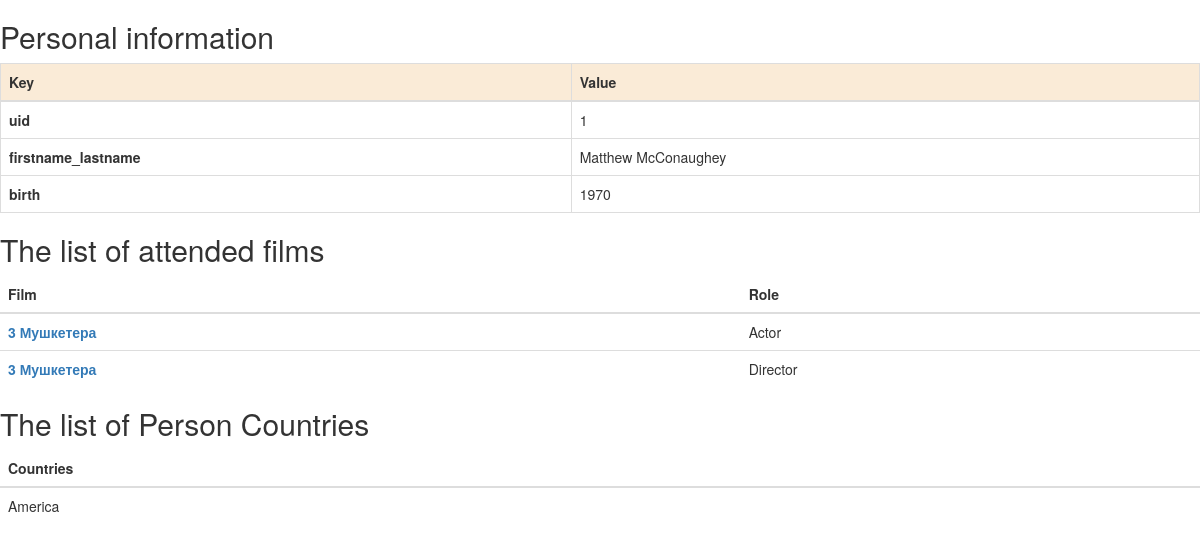
Screenshot of /people/1/ with the database file from the repository.
### models.py (models this page shows, shortened)
class Person(db.Model):
    __tablename__ = "Person"
    uid = db.Column(db.Integer, primary_key=True, autoincrement=True)
    firstname_lastname = db.Column(db.String(150))
    birth = db.Column(db.Integer)
    films = db.relationship("Person_Film_Role", back_populates="person")
    countries = db.relationship("Person_Country", back_populates="person")
    def columns(self):
        return [prop.key for prop in class_mapper(self.__class__).iterate_properties
                if isinstance(prop, ColumnProperty)]

class Role(db.Model):
    __tablename__ = "Role"
    uid = db.Column(db.Integer, primary_key=True, autoincrement=True)
    role = db.Column(db.String(50))

class Film(db.Model):
    __tablename__ = "Film"
    uid = db.Column(db.Integer, primary_key=True, autoincrement=True)
    name = db.Column(db.String(50))
    birth = db.Column(db.Integer)
    description = db.Column(db.String(150))
    people = db.relationship("Person_Film_Role", back_populates="film")
    countries = db.relationship("Film_Country", back_populates="film")

class Person_Country(db.Model):
    __tablename__ = "Person_Country"
    uid = db.Column(db.Integer, primary_key=True, autoincrement=True)
    person_id = db.Column(db.ForeignKey('Person.uid'))
    country_id = db.Column(db.ForeignKey('Country.uid'))
    person = db.relationship("Person", back_populates="countries")
    country = db.relationship("Country", back_populates="people")

class Country(db.Model):
    __tablename__ = "Country"
    uid = db.Column(db.Integer, primary_key=True, autoincrement=True)
    name = db.Column(db.String(50), unique=True)
    people = db.relationship("Person_Country", back_populates="country")
    films = db.relationship("Film_Country", back_populates="country")

### views.py (the view)
@app.route('/people/<int:uid>/', methods=["GET"])
def person(uid):
    person = Person.query.filter_by(uid=uid).first()
    if person:
        roles = Person_Film_Role.query.filter_by(person_id=uid)
        relations = []
        for role in roles:
            relations.append(
                [Role.query.filter_by(uid=role.role_id).first(), Film.query.filter_by(uid=role.film_id).first()])
        return render_template("person.html", person=person, relations=relations)
    return '<p>This person does not exist</p>'

### templates/person.html (shortened to what this page needs)
{% extends "bootstrap/base.html" %}
{% block content %}
<h2>
    Personal information
</h2>
<table class="table table-bordered border-primary">
    <thead>
    <tr>
        <th bgcolor="#faebd7"> Key </th>
        <th bgcolor="#faebd7"> Value </th>
    </tr>
  </thead>
  <tbody>
        {% for field in person.columns() %}
            <tr>
                <th scope="col" > {{ field }} </th>
                <td > {{ person[field] }} </td>
            {% endfor %}
            </tr>
  </tbody>
</table>
<h2>
    The list of attended films
</h2>
<table class="table">
    <thead>
    <tr>
        <th> Film </th>
        <th> Role </th>
    </tr>
  </thead>
  <tbody>
        {% for rel in relations %}
            <tr>
                <th scope="col" > <a href="/films/{{ rel[1].uid }}">{{ rel[1].name }} </a></th>
                <td > {{ rel[0].role }} </td>
            </tr>
        {% endfor %}
  </tbody>
</table>
<h2>
    The list of Person Countries
</h2>
<table class="table">
    <thead>
    <tr>
        <th> Countries </th>
    </tr>
  </thead>
  <tbody>
        {% for country in person.countries %}
            <tr>
                <td > {{ country.country.name }} </td>
            </tr>
        {% endfor %}
  </tbody>
</table>
{% endblock %}

### rows the page displays
Person: uid "1" "Matthew McConaughey" "1970"
Role: name "3 Мушкетера", role "Actor"
Role: name "3 Мушкетера", role "Director"
Person_Country: country.name "America"

### other values shown
{{ field }} "uid" "firstname_lastname" "birth"
